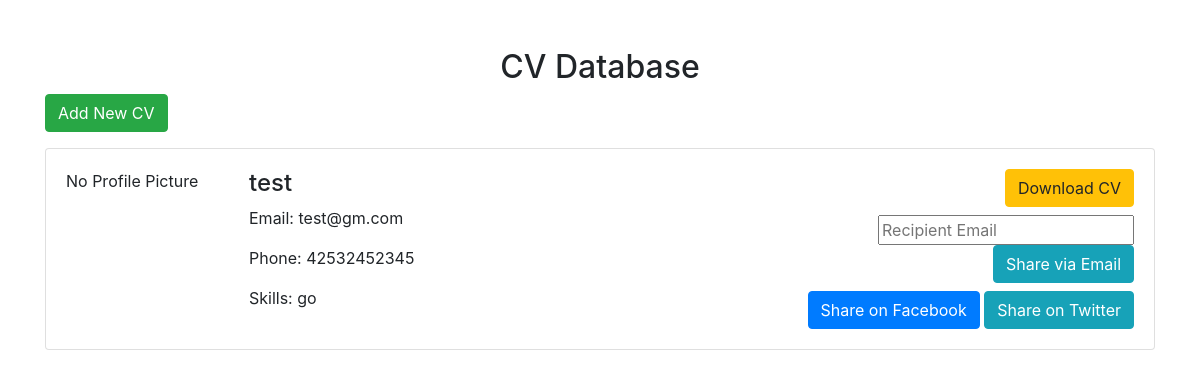
The page /list/ on the database as committed earlier.
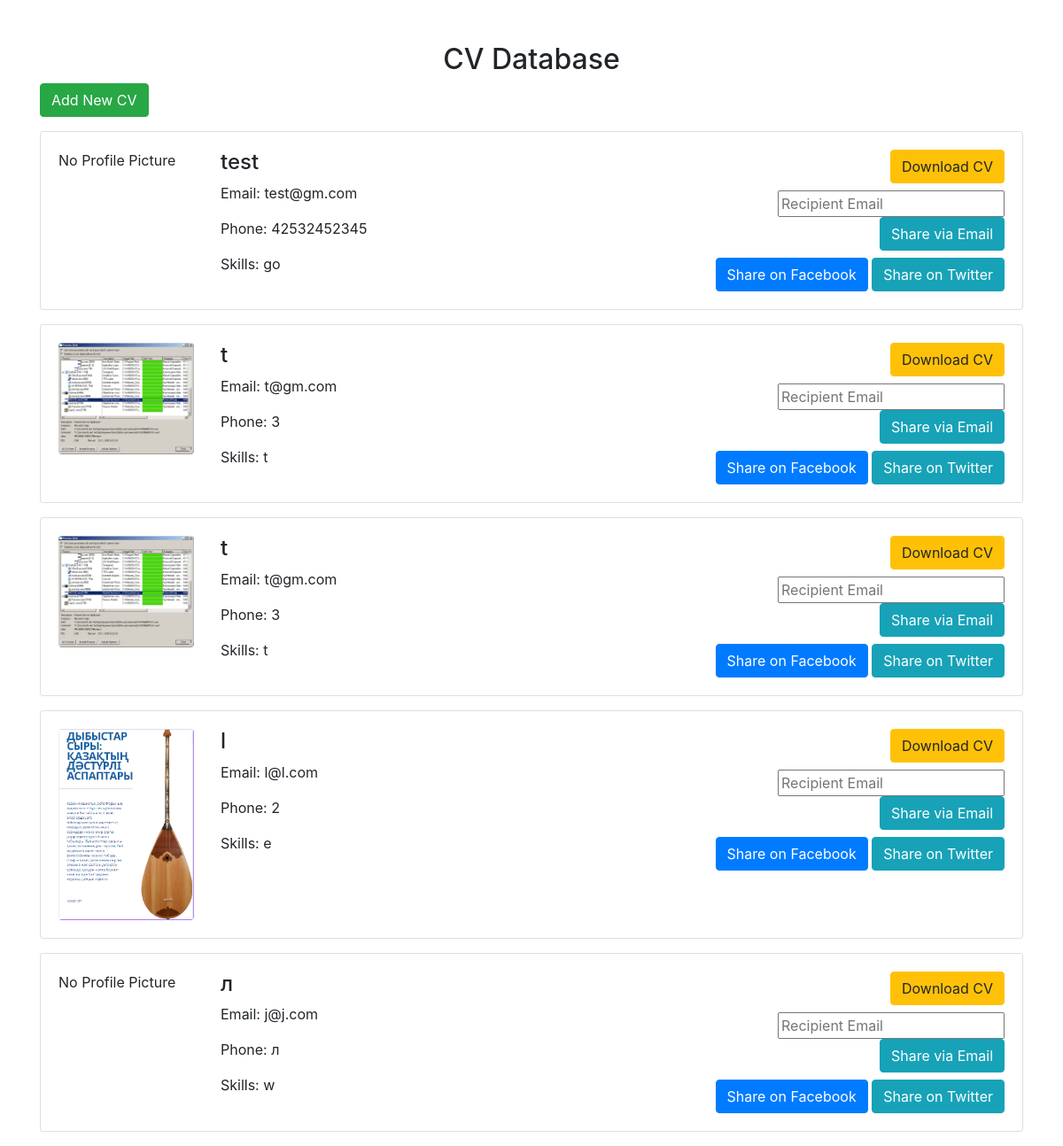
The same page on the database as committed later.
### pdf/models.py (models this page shows)
class Profile(models.Model):
    name = models.CharField(max_length=200)
    email = models.EmailField()
    phone = models.CharField(max_length=200)
    summary = models.TextField(max_length=2000)
    degree = models.CharField(max_length=200)
    school = models.CharField(max_length=200)
    university = models.CharField(max_length=200)
    previous_work = models.TextField(max_length=1000)
    skills = models.TextField(max_length=1000)
    employed = models.BooleanField(default=False)
    profile_picture = models.ImageField(upload_to='profile_pictures/', null=True, blank=True)  # Новое поле

### pdf/views.py (the view)
# urls.py: path('list/', views.list_profiles, name="list_profiles"),
def list_profiles(request):
    profiles = Profile.objects.all()
    return render(request, 'pdf/list.html', {'profiles': profiles})

### pdf/templates/pdf/list.html (shortened to what this page needs)
<!DOCTYPE html>
<html lang="en">
<head>
    <link rel="stylesheet" href="https://maxcdn.bootstrapcdn.com/bootstrap/4.0.0/css/bootstrap.min.css">
</head>
<body>
    <div class="container mt-5">
        <h2 class="text-center">CV Database</h2>
        <a href="{% url 'accept' %}" class="btn btn-success mb-3">Add New CV</a>
        {% for profile in profiles %}
        <div class="card mb-3">
            <div class="card-body">
                <div class="row">
                    <div class="col-md-2">
                        {% if profile.profile_picture %}
                            <img src="{{ profile.profile_picture.url }}" class="img-fluid rounded" alt="Profile Picture">
                        {% else %}
                            <p>No Profile Picture</p>
                        {% endif %}
                    </div>
                    <div class="col-md-6">
                        <h4>{{ profile.name }}</h4>
                        <p>Email: {{ profile.email }}</p>
                        <p>Phone: {{ profile.phone }}</p>
                        <p>Skills: {{ profile.skills }}</p>
                    </div>
                    <div class="col-md-4 text-right">
                        <a href="{% url 'resume' profile.id %}" class="btn btn-warning">Download CV</a>
                        <form method="post" action="{% url 'share_cv_email' profile.id %}" class="mt-2">
                            <input type="email" name="email" placeholder="Recipient Email" required>
                            <button type="submit" class="btn btn-info">Share via Email</button>
                        </form>
                        <a href="https://www.facebook.com/sharer/sharer.php?u={{ request.build_absolute_uri }}" class="btn btn-primary mt-2">Share on Facebook</a>
                        <a href="https://twitter.com/intent/tweet?url={{ request.build_absolute_uri }}&text=Check out this CV!" class="btn btn-info mt-2">Share on Twitter</a>
                    </div>
                </div>
            </div>
        </div>
        {% empty %}
        <p class="text-center">No profiles available.</p>
        {% endfor %}
    </div>
</body>
</html>

Rows that differ between the two databases and show on the page:
added Profile: profile_picture (picture), name "t", email "t@gm.com", phone "3", skills "t"
added Profile: profile_picture (picture), name "t", email "t@gm.com", phone "3", skills "t"
added Profile: profile_picture (picture), name "l", email "l@l.com", phone "2", skills "e"
added Profile: profile_picture "No Profile Picture", name "л", email "j@j.com", phone "л", skills "w"
